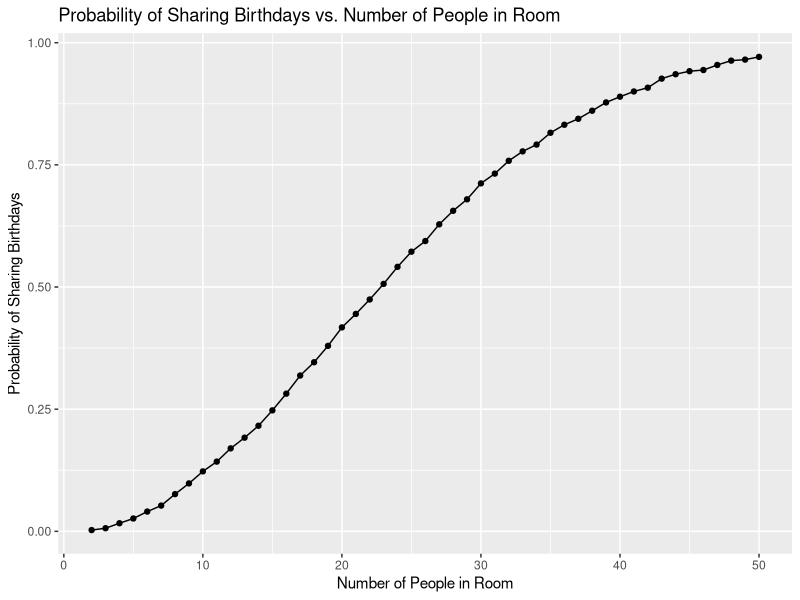

This chart was generated by the following R code: (Note: this script raises an error after producing the figure.)
## ---- chunk 1
library(tidyverse)
## ---- chunk 2
set.seed(1236)
birthday_repeated = function(n_room) {
  birthdays = sample(1:365, size = n_room, replace = TRUE)
  repeated_birthdays  = length(unique(birthdays)) < n_room
  return(repeated_birthdays)
}

birthday_repeated(147)
## ---- chunk 3
birthday_results_df =
  expand_grid(
    number_of_people = 2:50,
    iter = 1:10000
  ) |> 
  mutate(
    repeated = map_lgl(number_of_people, birthday_repeated))
    
birthday_results_df |> 
  group_by(number_of_people) |> 
  summarize(prob_of_repeat = mean(repeated)) |> 
  ggplot(aes(x = number_of_people, y = prob_of_repeat)) + 
  geom_point() + 
  geom_line() +
  labs(
    title = "Probability of Sharing Birthdays vs. Number of People in Room",
    x = "Number of People in Room",
    y = "Probability of Sharing Birthdays"
  )
## ---- chunk 4
study_df = 
  tibble(
    files = list.files("./data"), 
    path = str_c("./data/", files)
  ) |>
  mutate(data = purrr::map(path, read_csv, show_col_types= FALSE)) |> 
  unnest(data)
## ---- chunk 5
tidy_df = 
  study_df |> 
  mutate(
    files = str_replace(files, ".csv", ""),
    group = str_sub(files, 1, 3),
    group = case_match(
      group,
      "con" ~ "Control Arm",
      "exp" ~ "Experimental Arm"),
    subject_id = str_sub(files, 5, 6)) |> 
  pivot_longer(
    week_1:week_8,
    names_to = "week", 
    names_prefix = "week_", 
    values_to = "outcome") |>
  mutate(week = as.numeric(week)) |> 
    select(group, subject_id, subj = files, week, outcome)

tidy_df |> 
  ggplot(aes(x = week, y = outcome, group = subj, color = group)) + 
  geom_line() + 
  geom_point() + 
  facet_grid(~group) + 
  labs(
    title = "Outcome of Subject vs. Week",
    x = "Week",
    y = "Outcome of Subject",
    color = "Study Arm"
  )
## ---- chunk 6
sim_ttest = function(mu){
  sim_data = 
    tibble(
      x = rnorm(30, mean = mu, sd = 5)
    )
  t.test(pull(sim_data, x), mu = 0) |> 
    broom::tidy() |> 
    select(estimate, p.value)}

set.seed(1236)

sim_results_df = 
  expand_grid(
    mu = 0:6,
    iter = 1:5000) |> 
  mutate(
    est_df = map(mu, sim_ttest)) |> 
  unnest(est_df) |> 
  mutate(rejected = p.value < 0.05)

sim_results_df
## ---- chunk 7
sim_results_df |> 
  group_by(mu) |> 
  summarize(power = mean(rejected)) |> 
  ggplot(aes(x = mu, y = power)) + 
  geom_point() + 
  geom_line() +
  labs(
    title = "Power vs. True Population Mean",
    x = "True Population Mean",
    y = "Probability of Rejecting False Null Hypothesis (Power)"
  )
## ---- chunk 8
sim_results_df |> 
  group_by(mu) |> 
  summarize(emp_mean = mean(estimate)) |> 
  ggplot(aes(x = mu, y = emp_mean)) + 
  geom_point() + 
  geom_line() +
  labs(
    title = "Average Mean Sample Estimate vs. True Population Mean",
    x = "True Population Mean",
    y = "Average Mean Sample Estimate"
  )
## ---- chunk 9
sim_results_df |> 
  filter(rejected == TRUE) |> 
  group_by(mu) |> 
  summarize(
    emp_mean = mean(estimate)) |> 
  ggplot(aes(x = mu, y = emp_mean)) + 
  geom_point() + 
  geom_line() + 
  labs(
    title = "Average Mean Sample Estimate Where Null Rejected vs. True Population Mean",
    x = "True Population Mean",
    y = "Average Mean Sample Estimate Where Null Rejected"
  )
